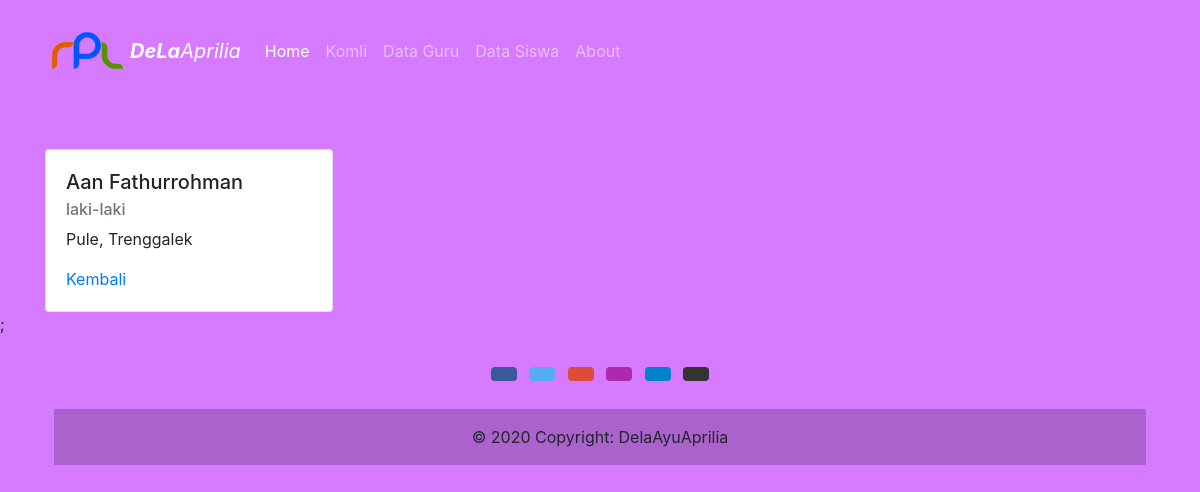
Page /public/siswa/detail/23 on the committed database.
### tables this page shows
CREATE TABLE `siswa` (
  `id` int(10) NOT NULL,
  `nama` varchar(255) NOT NULL,
  `jenis_kelamin` varchar(255) NOT NULL,
  `alamat` varchar(255) NOT NULL
);

### app/core/Controller.php (called while the page is built, shortened)
<?php
class Controller {
    public function view($view, $data = []) {
        require_once "../app/view/" . $view . '.php';
    }
    public function model($model) {
        return new $model;
    }
}

### app/controller/Siswa.php (called while the page is built, shortened)
<?php
class Siswa extends Controller
{
    public function detail($id)
    {
        $data['judul'] = "Detail Siswa";
        $data['siswa'] = $this->model("Siswa_model")->getBlogById($id);
        $this->view('siswa/detail', $data);
    }
}

### app/core/App.php (called while the page is built, shortened)
<?php
class App
{
    protected $method = "index";
    protected $params = [];
    public function __construct()
    {
        $url = $this->parseURL();
        if(isset($url[0])) {
            if(file_exists('../app/controller/' . $url[0] . '.php')) {
                unset($url[0]);
        }
        }
            $this->controller = new $this->controller;
        if(isset($url[1]))
        {
            if(method_exists($this->controller, $url[1])) {
                $this->method= $url[1];
                unset($url[1]);
            }
        }
        if(!empty($url)) {
            $this->params = array_values($url);
        }
        call_user_func_array(
            [$this->controller, $this->method], $this->params);
    }
    public function parseURL()
    {
        if (isset($_GET['url'])) {
            $url = rtrim($_GET['url'], "/");
            $url = filter_var($url, FILTER_SANITIZE_URL);
            $url = explode('/', $url);
            return $url;
        }
    }
}
?>

### public/index.php (called while the page is built, shortened)
<?php
 $app = new App;

### app/core/Database.php (called while the page is built, shortened)
<?php
class Database {
    private $host = DB_HOST;
    private $user = DB_USER;
    private $pass = DB_PASS;
    private $db_name = DB_NAME;
    private $dbh;
    private $stmt;
    public function __construct()
    {
        $dsn = 'mysql:host=' . $this->host . ';dbname=' . $this->db_name;
        $option = [
            PDO::ATTR_PERSISTENT => true,
            PDO::ATTR_ERRMODE => PDO::ERRMODE_EXCEPTION
        ];
        try {
            $this->dbh = new PDO($dsn, $this->user, $this->pass, $option);
        } catch(PDOException $e) {
            die($e->getMessage());
        }
    }
    public function query($query)
    {
        $this->stmt = $this->dbh->prepare($query);
    }
    public function bind($param, $value, $type = null)
    {
        if( is_null($type) ) {
            switch( true ) {
                default :
                    $type = PDO::PARAM_STR;
            }
        }
        $this->stmt->bindValue($param, $value, $type);
    }
    public function execute()
    {
        $this->stmt->execute();
    }
    public function resultsingle()
    {
        $this->execute();
        return $this->stmt->fetch(PDO::FETCH_ASSOC);
    }
}

### app/model/Siswa_model.php (called while the page is built, shortened)
<?php
class Siswa_model
{
    private $table =  'siswa';
    private $db;
    public function __construct()
    {
        $this->db = new Database;
    }
    public function getBlogById($id)
    {
        $this->db->query("SELECT * FROM " .$this->table . ' WHERE id=:id');
        $this->db->bind('id', $id);
        return $this->db->resultSingle();
    }
}

### app/view/siswa/detail.php (the view)
<div class="container mt-5">
    <div class="card" style="width: 18rem;">
    <div class="card-body">
        <h5 class="card-title"><?= $data['siswa']['nama']; ?></h5>
        <h6 class=" card-subtitle mb-2 text-muted"><?= $data['siswa']['jenis_kelamin']; ?></h6>
        <p class="card-text"><?= $data['siswa']['alamat']; ?></p>
        <a href=" <?= BASE_URL; ?>/siswa" class="card-link">Kembali</a>
    </div>
    </div>
</div>

### app/view/templates/header.php (style rules this page uses)
body { background-color: #D67BFF; }

### rows in the picture
siswa: nama "Aan Fathurrohman", jenis_kelamin "laki-laki", alamat "Pule, Trenggalek"
